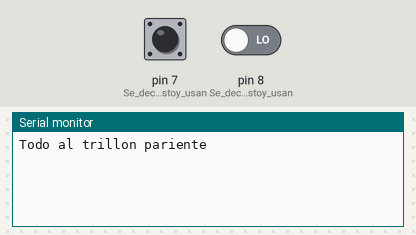
A sketch run on a simulated Arduino Uno, built with avr-gcc and run on an emulated ATmega328P. Parts: the last lines printed to the serial monitor. The test bench sets the inputs (shaded band); at power-on: pin 7 (Se_declara_que_estoy_usan) LOW, pin 8 (Se_declara_que_estoy_usan) LOW. The audio player accepts every command and is not drawn.

Above: at 1.7 s.
1.8 s: pin 7 (Se_declara_que_estoy_usan) driven HIGH
At 3.4 s:
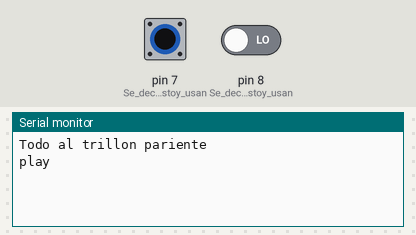
4.0 s: pin 7 (Se_declara_que_estoy_usan) pulsed LOW 2 times (0.12 s each, 0.3 s apart)
At 6.2 s:
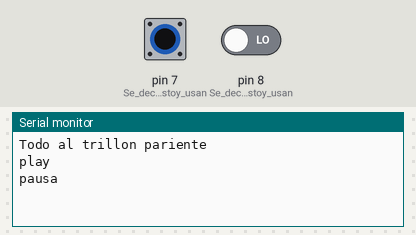

The sketch:

Codigo_Funcional_con_Boton_comentado.ino
```cpp
#include "Arduino.h" //Esta libreria generalmente se usa para programar librerias para Arduino
#include "SoftwareSerial.h" // Esta libreria sirve para crear una comunicación serial entre el Arduino y el Modulo DFPlayer Mini
#include "DFRobotDFPlayerMini.h" //Esta libreria es para controlar al Modulo de Audio MP3
#include "CapacitiveSensor.h" //LIBRERIA PARA USAR EL SENSOR CAPACITIVO TACTIL CON ALUMINIO

SoftwareSerial mySoftwareSerial(11,10); //Acá llamando a la libreria de la linea 2 estamos declarando que pines crearán la comunicación con Arduino
DFRobotDFPlayerMini myDFPlayer; //Conexión de la libreria con este codigo
CapacitiveSensor   sensor = CapacitiveSensor(4,3); /*Para la libreria es necesario indicar en que pines esta conectado el sensor capacitivo, en este caso se
necesitan usar dos pines para este sensor, el Desender (4) que es quien envia la señal y el pin de Receiver (3) que detecta si estamos tocando o no el sensor*/
bool musica = false; // Esta variable es el indicador de que indique si se está reproduciendo música o no.

void setup(){
  mySoftwareSerial.begin(9600); //Acá (9600) es el codigo de comunicación entre el Arduino y el Modulo de Audio MP3
  Serial.begin(115200); // Comunicación entre Arduino y la PC
  pinMode(8,INPUT); //Se declara que estoy usando el pin Busy del Modulo MP3 como entrada (linea 32)
  pinMode(7,INPUT);// Se declara que estoy usando este pin de Arduino para conectar el Sensor Touch digital (NO CAPACITIVO)

  if (!myDFPlayer.begin(mySoftwareSerial)) {  // Este if verifica errores, que este bien conectado el modulo a través de los pines (11,10)
    Serial.println("Ojo aka prrx"); //En caso de que no se logre lo anterior se imprime este mensaje en el monitor
    while(true); //Gracias a este "while" si no los corregimos, nunca podremos pasar de este "if"
}
  Serial.println("Todo al trillon pariente"); //Si se establece la comunicación y no se presentan errores, entonces arrojará este mensaje en el monitor

  myDFPlayer.volume(30); //Esta linea se configura el volumen, este va de 0-30. Aqui está al máximo
}

void loop(){
 bool busy; //Se crea una variable booleana para leer al pin "Busy" del Modulo Mp3, este pin establece si se reproduce musica o no, si emite musica nos muestra 5v y si no lo hace, nos arroja 0v
 bool touch = digitalRead(7); //Se crea variable booleana para leer la lectura del sensor Touch digital.

 if(musica == true) //Esto quiere decir que hay musica en el modulo y solamente en caso de hacerlo se ejecuta lo del siguiente "if" lineas 31-37
 {
  busy = digitalRead(8);  //Se indica en que pin se conecta el pin Busy del Modulo y se lee.
  if (busy == true) //CUando el pin busy arroje 5v, entonces esto hará que no exista algun track reproduciendose
  {
   myDFPlayer.next(); //Si no existe track reproduciendose entonces acá la reproduzco. Para reproducirlo de manera continua ".next" es una función de la misma libreria del Modulo para hacerlo en orden.
  }
 }

 if (touch == true) //Cuando se toque el sensor touch toca algun track
 {
   if(musica == false) //Indica que no hay tracks en el sensor reproduciendose
   {
     Serial.println("play"); //Cuando no haya tracks reproduciendose después de recibir la lectura de que el sensor fue tocado entonces se imprime "play"
     myDFPlayer.start(); //Después de imprimirlo en el monitor, reproduce la secuencia del track que estaba sonando
     musica = true;
   }
   else
   {
     Serial.println("pausa"); //Cuando no haya tracks reproduciendose después de recibir la lectura de que el sensor fue tocado entonces se imprime "pausa"
     myDFPlayer.pause(); //Después de imprimirlo en el monitor, reproduce el track que estaba sonando
     musica = false;
   }
   while (touch == true) //Mientras mantenga el dedo en el sensor y no lo retire (linea 55)...
   {
     touch = digitalRead(7); //"touch" será igual a la lectura en el pin 7 que es donde esta el botón
   }
 }
 delay (1000);
}
```

Measured:
- after the input at 1.8 s, the serial monitor: prints a new line after 0.71 s (image 1)
- after the input at 4.0 s, the serial monitor: prints a new line after 1.0 s (image 2)
